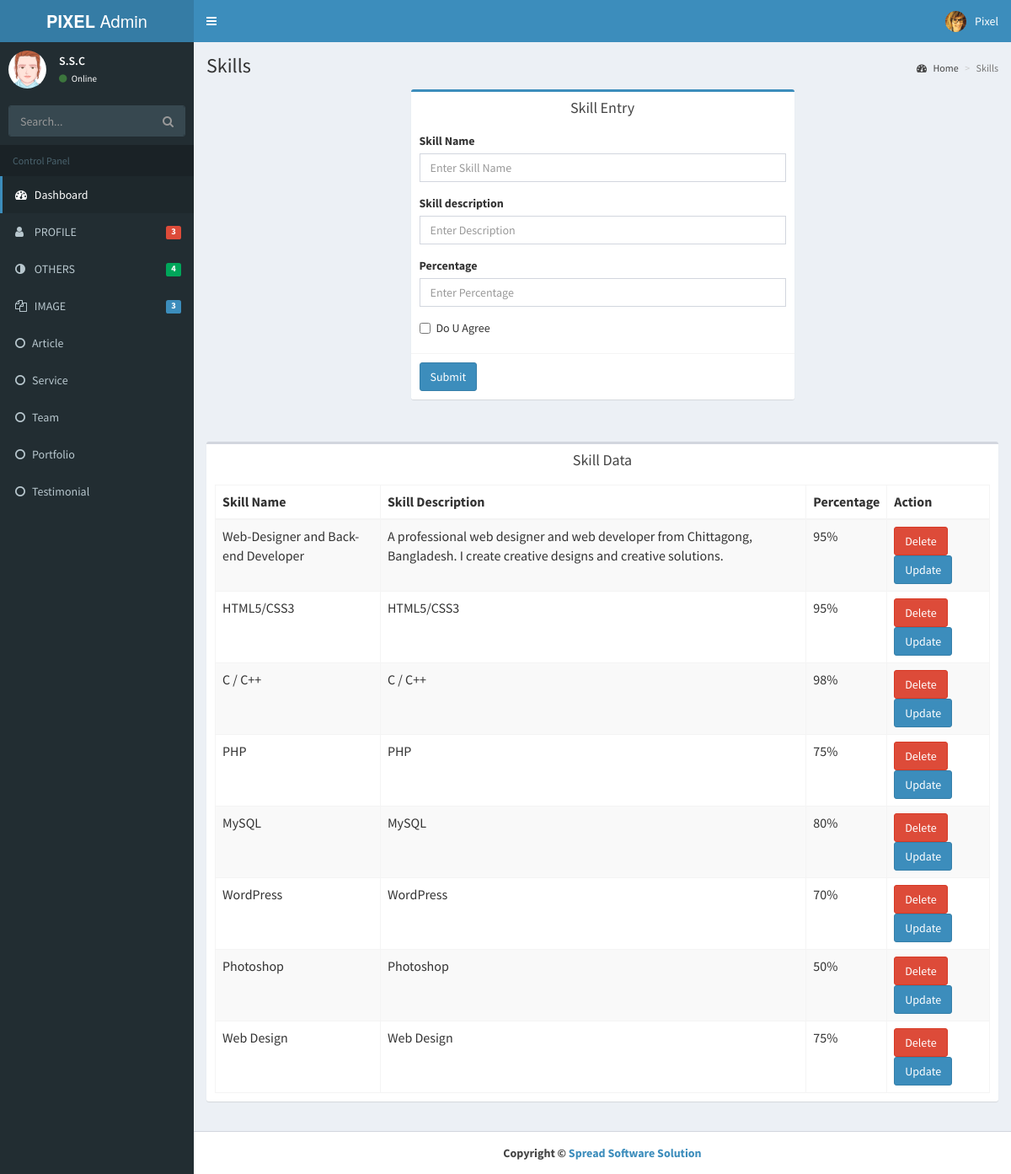
The page /admin/dashboard.php?page=skill_content (signed in) on the database its author committed.
### tables this page shows
CREATE TABLE IF NOT EXISTS `skill` (
`id` int(11) NOT NULL,
  `skillName` varchar(50) DEFAULT NULL,
  `description` varchar(255) DEFAULT NULL,
  `percentage` varchar(50) DEFAULT NULL
);

### core/dbe.inc.php (called while the page is built, shortened)
<?php
    function connect() {
        $mysql_host = 'localhost';
        $mysql_user = 'root';
        $mysql_pass = '';
        $mysql_db = 'blogadmin';
        static $connection;
        if(!isset($connection)) {
            $connection = mysqli_connect($mysql_host,$mysql_user,$mysql_pass,$mysql_db);
        }
        return $connection;
    }
    function query($query) {
        $connection = connect();
        $result = mysqli_query($connection,$query);
        return $result;
    }
    function fetchData($query) {
        $rows = array();
        $result = query($query);
        while ($row = mysqli_fetch_assoc($result)) {
            $rows[] = $row;
        }
        return $rows;
    }
?>

### components/adminuser/skill_content.php (the view, shortened to what this page needs)
<div class="content-wrapper">
       <section class="content-header">
         <h1>
           Skills
         </h1>
         <ol class="breadcrumb">
           <li><a href="#"><i class="fa fa-dashboard"></i> Home</a></li>
           <li class="active">Skills</li>
         </ol>
       </section>
       <section class="content">
         <div class="row">
           <div class="col-md-6 col-md-offset-3">
             <div class="box box-primary">
               <div class="box-header" style="text-align:center">
                 <h3 class="box-title">Skill Entry</h3>
               </div>
               <form role="form" method="post" name="slide" id = "slide" enctype="multipart/form-data">
                 <div class="box-body">
                   <div class="form-group">
                     <label for="skillName">Skill Name</label>
                     <input type="text" class="form-control" id="title" name="skillName" placeholder="Enter Skill Name">
                   </div>
                   <div class="form-group">
                     <label for="description">Skill description</label>
                     <input type="text" class="form-control" id="caption"  name="description" placeholder="Enter Description ">
                   </div>
                   <div class="form-group">
                     <label for="percentage">Percentage</label>
                     <input type="text" class="form-control" id="percentage"  name="percentage" placeholder="Enter Percentage ">
                   </div>
                   <div class="checkbox">
                     <label>
                       <input type="checkbox"> Do U Agree
                     </label>
                   </div>
                 </div>
                 <div class="box-footer">
                   <button type="submit" class="btn btn-primary" name="upload" id="upload">Submit</button>
                 </div>
               </form>
             </div>
           </div>
         </div>
       </section>
     <section class="content">
         <div class="row">
           <div class="col-xs-12">
       		<div class="box">
               <div class="box-header" style="text-align:center">
                 <h3 class="box-title">Skill Data</h3>
               </div>
               <div class="box-body" style="overflow-x: scroll">
                 <table id="example1" class="table table-bordered table-striped" >
                   <thead>
                     <tr>
                       <th>Skill Name</th>
                       <th>Skill Description</th>
                       <th>Percentage</th>
                       <th>Action</th>
                     </tr>
                  </thead>
                     <?php
					$query = "select * from skill";
					$record = fetchData($query);
                       foreach ($record as $skill) {
                               $id = $skill['id'];
							echo "<tr>";
								echo "<td>".$skill['skillName']."</td>";
								echo "<td>".$skill['description']."</td>";
                                   echo "<td>".$skill['percentage']."</td>";
								echo "<td>
                                   <a href='dashboard.php?page=delete_skill_content&id=$id'><button type='submit' class='btn btn-danger'>Delete</button></a>
                                   <a href='dashboard.php?page=update_skill_content&id=$id'><button type='submit' class='btn btn-primary'>Update</button></a>
							    </td>";
							echo "</tr>";
						}
				 ?>
                  </table>
               </div>
             </div>
           </div>
         </div>
       </section>
     </div>

### rows shown on the page
skill: skillName "Web-Designer and Back-end Developer", description "A professional web designer and web developer from Chittagong, Bangladesh. I create creative designs and creative solutions.", percentage "95%"
skill: skillName "HTML5/CSS3", description "HTML5/CSS3", percentage "95%"
skill: skillName "C / C++", description "C / C++", percentage "98%"
skill: skillName "PHP", description "PHP", percentage "75%"
skill: skillName "MySQL", description "MySQL", percentage "80%"
skill: skillName "WordPress", description "WordPress", percentage "70%"
skill: skillName "Photoshop", description "Photoshop", percentage "50%"
skill: skillName "Web Design", description "Web Design", percentage "75%"

### other values the page prints
$_SESSION['userName'] "S.S.C"
